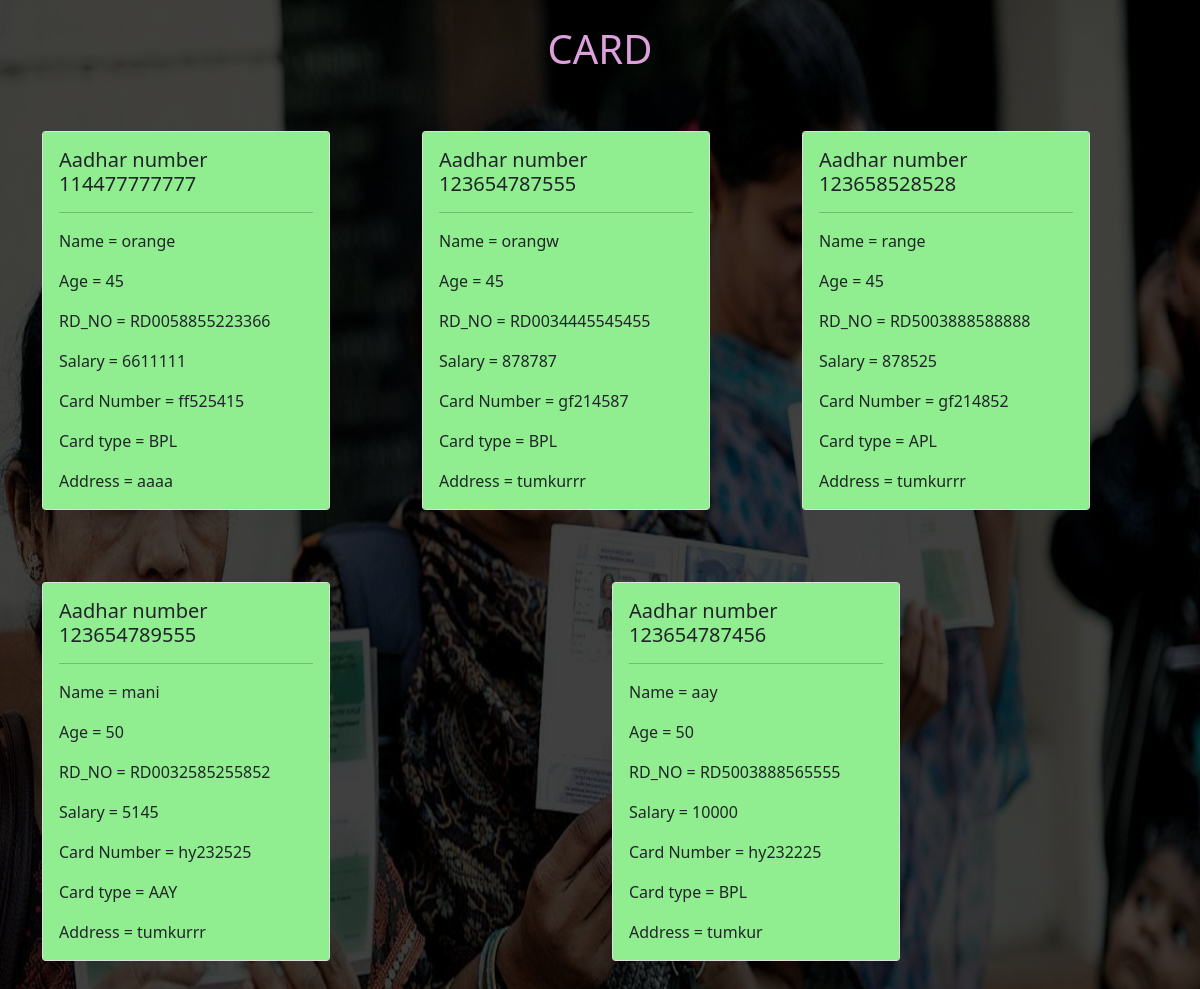
Screenshot of /products/ with the database file from the repository.
### products/models.py (models this page shows)
class people(models.Model):
    name = models.CharField(max_length=225)
    age = models.CharField(max_length=3)
    phone_number = models.CharField(
        max_length=10,
    )
    Aadhar_no = models.CharField(max_length=12)
    salary = models.CharField(max_length=10)
    statement =models.ImageField()
    address = models.CharField(max_length=200)
    rationcard = models.CharField(max_length=8)
    RD_NO = models.CharField(max_length=15, default="RD")
    cardtype = models.CharField(max_length=3)
    District = models.CharField(max_length=25)

### products/views.py (the view)
# urls.py: path("", views.index),
def index(request):
    products = people.objects.all()
    return render(request, "index.html", {"products": products})

### products/templates/index.html
{% extends 'base.html' %}
{% block content %}
<h1>CARD</h1>
<div class="row">
    {% for people in products %}
    <div class="col">
        <div class="card" style="width: 18rem;">
            <div class="card-body">
                <h5 class="card-title">Aadhar number {{people.Aadhar_no}}</h5>
                <hr>
                <p class="card-text">Name = {{people.name}}</p>
                <p class="card-text">Age = {{people.age}}</p>
                <p class="card-text">RD_NO = {{people.RD_NO}}</p>
                <p class="card-text">Salary = {{people.salary}}</p>
                <p class="card-text">Card Number = {{people.rationcard}}</p>
                <p class="card-text">Card type = {{people.cardtype}}</p>
                <p class="card-text">Address = {{people.address}}</p>
            </div>
        </div>
        <br>
        <br>
        <br>
    </div>
    {% endfor %}
</div>
{% endblock %}

### templates/base.html (shortened to what this page needs)
<!doctype html>
<html lang="en">
{% load static %}
<head>
  <link href="https://cdn.jsdelivr.net/npm/bootstrap@5.1.3/dist/css/bootstrap.min.css" rel="stylesheet"
>
</head>
<body>
  <div class="container">
    {% block content %}
    {% endblock %}
  </div>
</body>
</html>

### rows the page displays
people: Aadhar_no "114477777777", name "orange", age "45", RD_NO "RD0058855223366", salary "6611111", rationcard "ff525415", cardtype "BPL", address "aaaa"
people: Aadhar_no "123654787555", name "orangw", age "45", RD_NO "RD0034445545455", salary "878787", rationcard "gf214587", cardtype "BPL", address "tumkurrr"
people: Aadhar_no "123658528528", name "range", age "45", RD_NO "RD5003888588888", salary "878525", rationcard "gf214852", cardtype "APL", address "tumkurrr"
people: Aadhar_no "123654789555", name "mani", age "50", RD_NO "RD0032585255852", salary "5145", rationcard "hy232525", cardtype "AAY", address "tumkurrr"
people: Aadhar_no "123654787456", name "aay", age "50", RD_NO "RD5003888565555", salary "10000", rationcard "hy232225", cardtype "BPL", address "tumkur"
